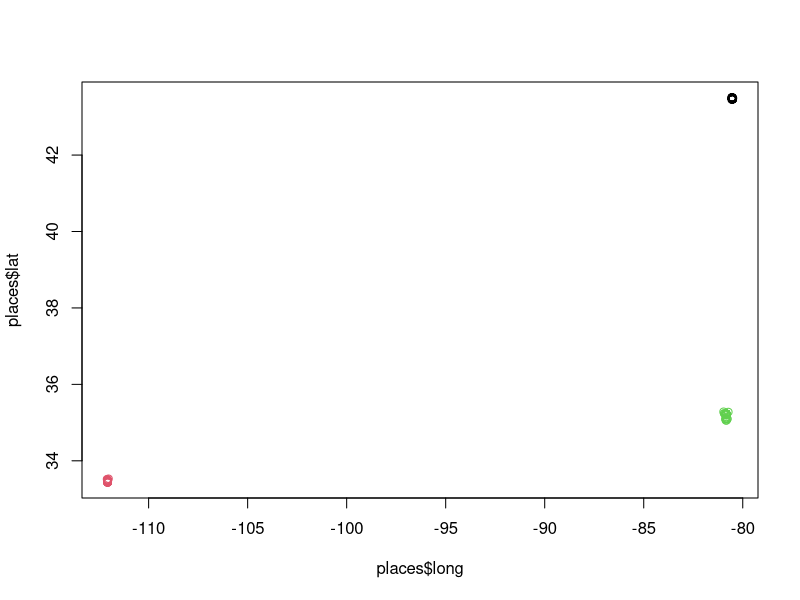

Source code (R):
## ---- chunk 1
knitr::opts_chunk$set(echo = FALSE)
## ---- chunk 2

## quizz lesson2

# q1
manh1<-abs(4.9-5.6)+abs(3-2.5)+abs(1.4-3.9)+abs(0.2-1.1)
sup1<-max(abs(4.9-5.6),abs(3-2.5),abs(1.4-3.9),abs(0.2-1.1))

#q2
t<-data.frame(c1=c(0,1,1,0,0,0,1,1,1,1),
              c2=c(0,1,0,0,1,0,1,0,0,1)
)
addmargins(table(t$c1, t$c2)) # contingency table
distbin<-4/7

#q3

#q4

 a<-c(0.8, 0.6)
 
 b<-list(b1=c(0.8, -0.6),
         b2=c(6, 8),
         b3=c(-0.8, -0.6),
         b4=c(16, 12)
          )

for (i in b)
{
    print(sum(a*i)/(sum(a**2)*sum(i**2)))
}
 
a<-c(0.8, 0.6)
 
b<-list(b1=c(-0.8, -0.6),
         b2=c(6, 8),
         b3=c(0.8, 0.7),
         b4=c(32, 24)
          )

for (i in b)
{
    print(sum(a*i)/(sum(a**2)*sum(i**2)))
}
 
#q5
library(stringr)
 
t1<-c("one sees clearly only with the heart anything essential is invisible to the eyes")
t2<-c("let my soul smile through my heart and my heart smile through my eyes that I may scatter rich smiles in sad hearts")

t1<-unlist(str_split(t1, "\\s"))
t2<-unlist(str_split(t2, "\\s"))

t<-unique(c(t1,t2))
t1_t<-vector()
t2_t<-vector()

for (i in seq_along(t)){
    # t1_t[i]<-sum(t[i] %in% t1)
    # t2_t[i]<-sum(t[i] %in% t2)
    t1_t[i]<-sum(t1==t[i])
    t2_t[i]<-sum(t2==t[i])
}

t<-data.frame(t, t1_t, t2_t)
    
sum(t1_t*t2_t)/(sum(t1_t**2)*sum(t2_t**2))  

t1<-c("language is the source of misunderstandings")
t2<-c("language is the soul of a nation")

t1<-unlist(str_split(t1, "\\s"))
t2<-unlist(str_split(t2, "\\s"))

t<-unique(c(t1,t2))
t1_t<-vector()
t2_t<-vector()

for (i in seq_along(t)){
    # t1_t[i]<-sum(t[i] %in% t1)
    # t2_t[i]<-sum(t[i] %in% t2)
    t1_t[i]<-sum(t1==t[i])
    t2_t[i]<-sum(t2==t[i])
}

t<-data.frame(t, t1_t, t2_t)
    
sum(t1_t*t2_t)/(sum(t1_t**2)*sum(t2_t**2))  



#q6

a<-c(5.1, 4.9, 4.7, 4.6, 5.0)
b<-c(3.5, 3.0, 3.2, 3.1, 5.4)
cor(a, b)

## ---- chunk 3
places<-read.table("./places.txt", sep=",")
colnames(places)<-c("long", "lat")
cl<-read.table("./clusters.txt", sep = " ")
table(places$cl, useNA="always")

places<-data.frame(places, cl=cl[,2])
plot(places$long,places$lat, col=(1+places$cl))

